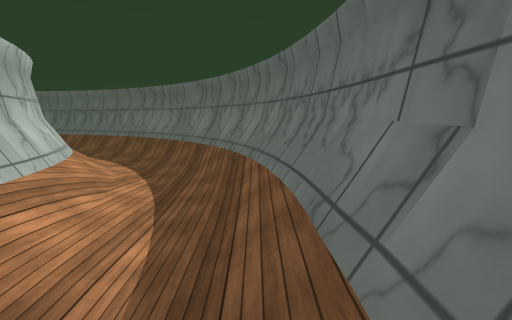
view 1 (above)

15 first-person views from a walk through a 3-D level made in the Unity game engine. The camera is 1.5 m above the floor, tilts 8° down and sees 80° across. The floor is counted in squares, 1 m on a side. Each view is taken from the middle of a square. On the plan, view 1 faces up. The plan holds only what a view shows up to about 15 squares ahead; the rest is blank. The place goes on beyond the plan. Some surface patterns are stand-ins.

view 2
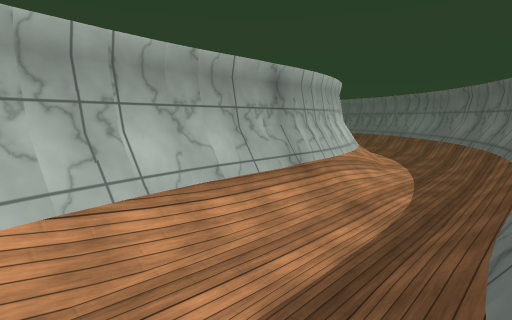

view 3
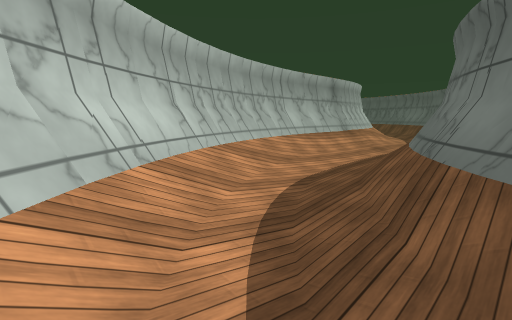

view 4
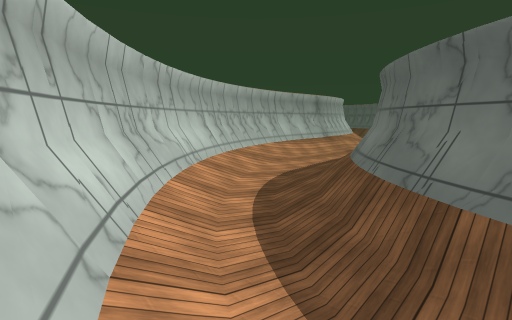

view 5
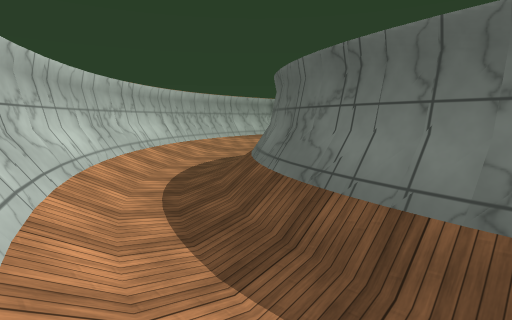

view 6
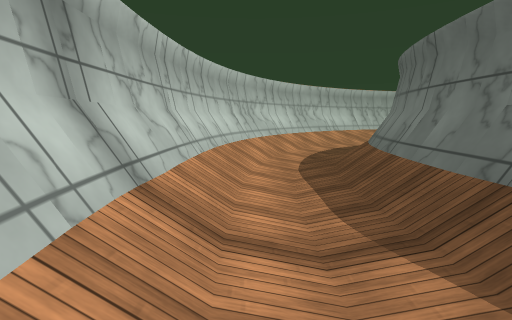

view 7
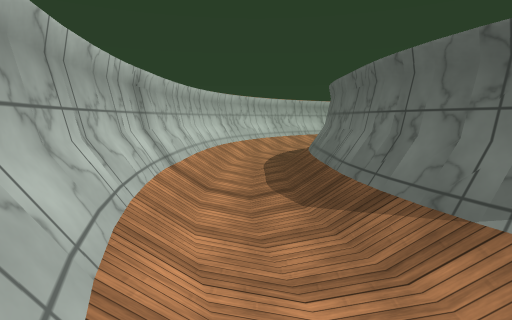

view 8
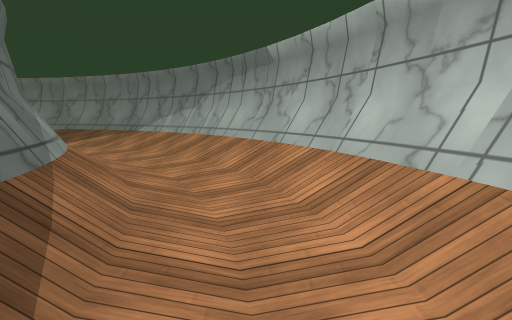

view 9
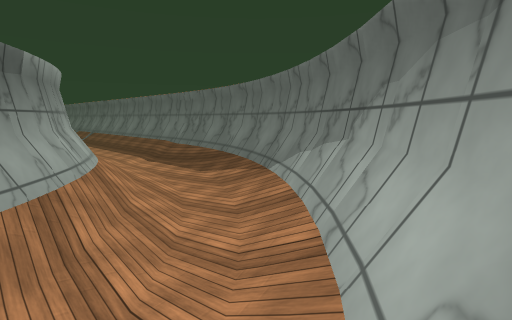

view 10
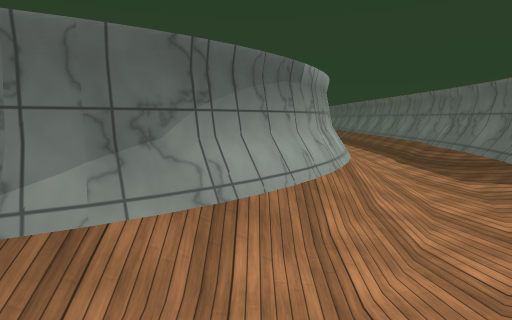

view 11
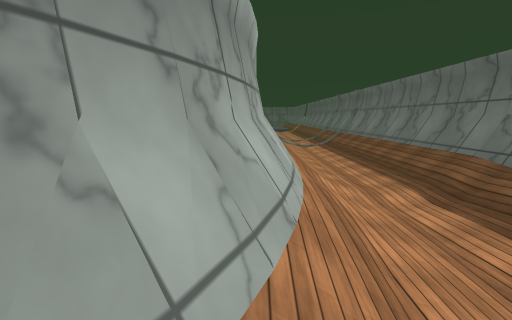

view 12
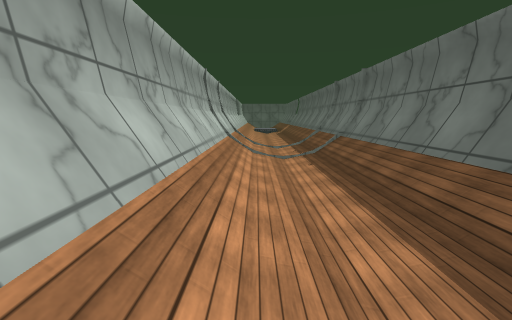

view 13
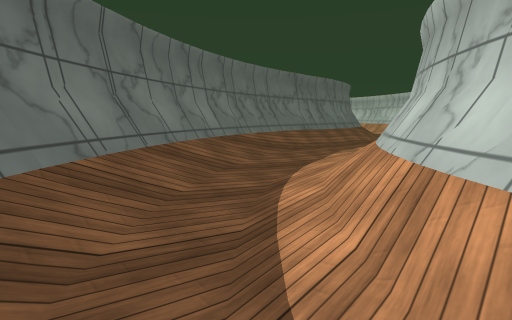

view 14
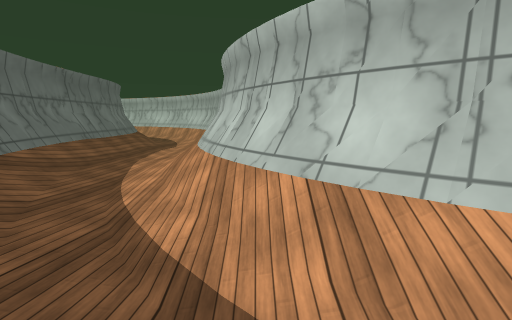

view 15
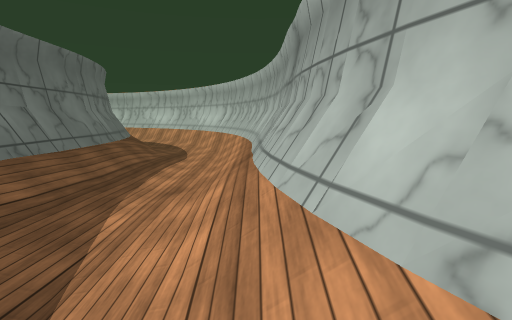

### Floor plan
Key: @ floor where view 1 was taken; # wall or solid block; . main floor; : floor 0.25 m higher than the main floor; / step, stairs or slope; = window, fence, low wall or low ledge; O other object.
Columns run from 8 left of view 1 to 33 right of it. Each row starts with its distance up from view 1.
 15 .:/O##                             #=/.:/#
 14  ../O##                            #=/.:/#
 13 O/../O##                           #=/.:/#
 12 #O/.:/=#                           #=/.:/#
 11 ##O:./O##                          #=/.:/#
 10 ##=/../=#                          #=/.:/#
  9  ##O/.:/#                          #=/.:/#
  8   #=/.:/##                         #=/.:/#
  7   ##/:./=#                         #=/.:/#
  6    #//.:/#                         #=/.:/#
  5    #=/.:/#                         #=/.:/#
  4    #=/.:/#                         #=/.:/#
  3    #=/.:/#                         #=/.:/#
  2    #=/../#                         #=/.:/#
  1    #=/../#                         #=/.:/#
  0    #=/..@#                         #=/.:/#
 -1    ##/../##                        #//.:/#
 -2    ##/../##                        #/:./=#
 -3     #/:./=#                       ##/:./=#
 -4     #//.//#                       ##/../##
 -5     #=/../##                      #//.:/#
 -6     ##/../O##                    ##/:./=#
 -7      #//../=#                   ##O/.:/##
 -8      ##O:./O###                ##O/..//#
 -9       #=/../O###              ##O/:./O##
-10       ##O/..//=###         ####O/:.:O=#
-11        ##O/..:/O=############OO/..:/=##
-12         ##O/...:////======////:../O=##
-13          ##O//....::///////::..:/O###
-14           ##=O//.............:///###
-15            ###=/////:::::://///###
-16              ####==////////=####
-17                 ##############

Positions as (right, up) in squares from view 1, and headings:
1: (0, 0), facing up
2: (1, -4), facing up-left
3: (4, -12), facing up-left
4: (7, -15), facing up-left
5: (12, -16), facing up-left
6: (19, -15), facing left
7: (24, -14), facing left
8: (16, -14), facing right
9: (24, -14), facing up-right
10: (24, -14), facing up
11: (27, -6), facing up
12: (29, 1), facing up
13: (-8, 15), facing down-right
14: (-6, 15), facing down
15: (-4, 9), facing down
